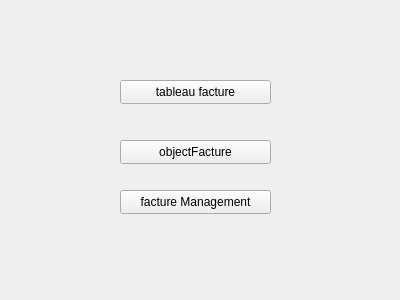
<?xml version="1.0" encoding="UTF-8"?>
<ui version="4.0">
 <class>UserWindow</class>
 <widget class="QWidget" name="UserWindow">
  <property name="geometry">
   <rect>
    <x>0</x>
    <y>0</y>
    <width>400</width>
    <height>300</height>
   </rect>
  </property>
  <property name="windowTitle">
   <string>Form</string>
  </property>
  <widget class="QPushButton" name="tableauFacture">
   <property name="geometry">
    <rect>
     <x>120</x>
     <y>80</y>
     <width>151</width>
     <height>24</height>
    </rect>
   </property>
   <property name="text">
    <string>tableau facture</string>
   </property>
  </widget>
  <widget class="QPushButton" name="objectFacture">
   <property name="geometry">
    <rect>
     <x>120</x>
     <y>140</y>
     <width>151</width>
     <height>24</height>
    </rect>
   </property>
   <property name="text">
    <string>objectFacture</string>
   </property>
  </widget>
  <widget class="QPushButton" name="FactureManage">
   <property name="geometry">
    <rect>
     <x>120</x>
     <y>190</y>
     <width>151</width>
     <height>24</height>
    </rect>
   </property>
   <property name="text">
    <string>facture Management</string>
   </property>
  </widget>
 </widget>
 <resources/>
 <connections/>
</ui>
